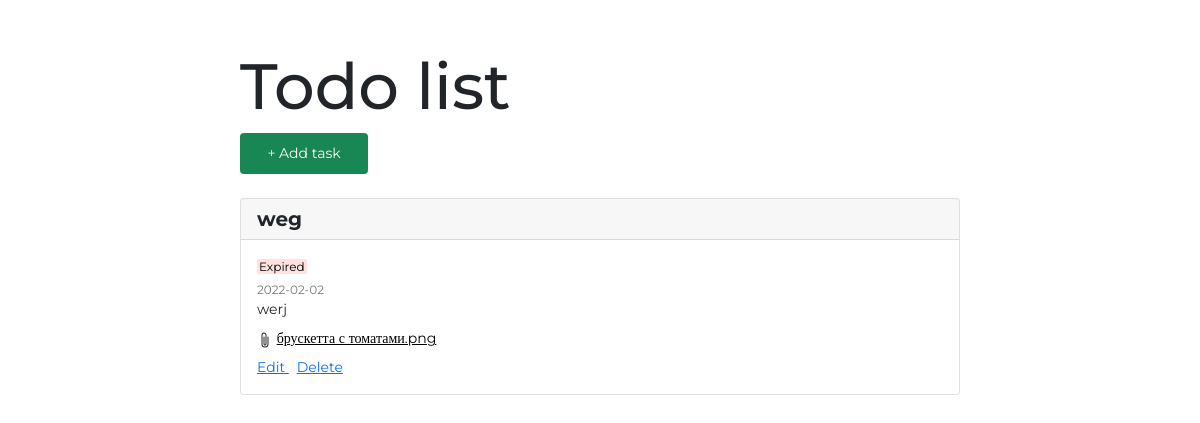
Before: / with the older database file.
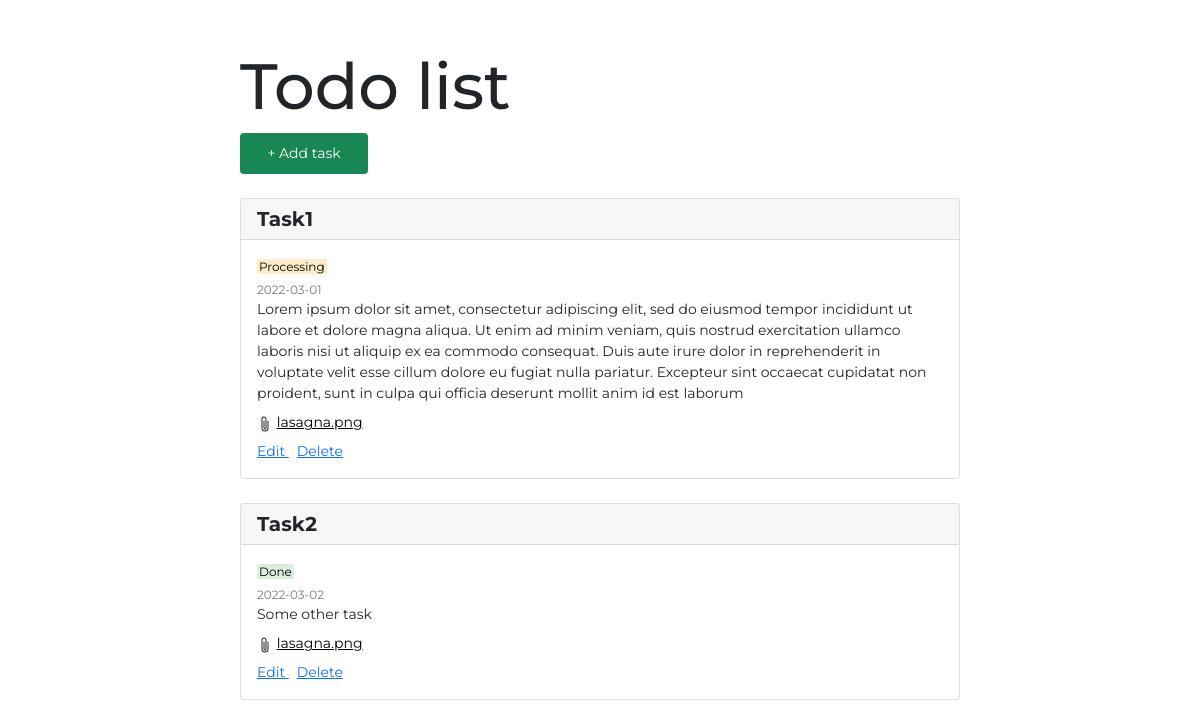
After: the same page with the newer database file.
### main.py (models this page shows, shortened)
class Task(db.Model):
    id = db.Column(db.Integer, primary_key=True)
    task_title = db.Column(db.String(40), nullable=False)
    task_text = db.Column(db.Text, nullable=False)
    date = db.Column(db.String, nullable=False)
    status_id = db.Column(db.Integer, nullable=False)
    task_files = db.relationship('File', backref='task', lazy='dynamic')

class File(db.Model):
    id = db.Column(db.Integer, primary_key=True)
    task_id = db.Column(db.Integer, db.ForeignKey('task.id'))
    file_name = db.Column(db.String(40), nullable=False)
    def __repr__(self):
        return '<File %r>' % self.id

### main.py (the view)
@app.route('/')
def main_page():
    tasks = Task.query.order_by(Task.status_id.desc()).all()
    for task in tasks:
        compare(task)
    files = File.query.all()
    print(files)
    files = [task.task_files.all() for task in tasks]
    return render_template("index.html", tasks=tasks, files=files, statuses=statuses)

### main.py (called while the page is built)
def compare(task):
    if task.status_id != 0:
        now = datetime.date.today()
        date = datetime.date.fromisoformat(task.date)
        if now > date:
            task.status_id = 2
        if now < date:
            task.status_id = 1

### templates/index.html (shortened to what this page needs)
{% extends "base.html" %}
{% block content %}
<div class="content d-flex flex-column align-items-center">
    <div class="block"><h1>Todo list</h1></div>
    <div class="block">
        <button class="btn-success" id="add-task">+ Add task</button>
    </div>
    {% for task in tasks %}
    <div class="card">
        <h5 class="card-header d-flex flex-row align-items-center">
            <b>{{task.task_title}}</b>
        </h5>
        <div class="card-body">
            <a class="status {{statuses[task.status_id]}}">{{statuses[task.status_id]}}</a>
            <p class="card-date">{{task.date}}</p>
            <p class="card-text">{{task.task_text}}</p>
            <div class="file-block">
                <svg xmlns="http://www.w3.org/2000/svg" width="16" height="16" fill="currentColor"
                     class="bi bi-paperclip" viewBox="0 0 16 16">
                    <path d="M4.5 3a2.5 2.5 0 0 1 5 0v9a1.5 1.5 0 0 1-3 0V5a.5.5 0 0 1 1 0v7a.5.5 0 0 0 1 0V3a1.5 1.5 0 1 0-3 0v9a2.5 2.5 0 0 0 5 0V5a.5.5 0 0 1 1 0v7a3.5 3.5 0 1 1-7 0V3z"/>
                </svg>
                <a href="/{{task.id}}/{{files[tasks.index(task)][0].file_name}}" class="file-link">
                    {{files[tasks.index(task)][0].file_name}}</a>
            </div>
            <a href="/{{task.id}}/update-task" class="btn-link">
                Edit
            </a>
            <a href="/{{task.id}}/delete-task" class="delete-btn btn-link">
                Delete
            </a>
        </div>
    </div>
    {% endfor %}
</div>
{% endblock %}

### templates/base.html (shortened to what this page needs)
<!doctype html>
<html lang="en">
<head>
    <link href="https://cdn.jsdelivr.net/npm/bootstrap@5.0.1/dist/css/bootstrap.min.css" rel="stylesheet"
>
    <link href="{{ url_for('static', filename='style/main.css' ) }}" rel="stylesheet">
</head>
<body>
{% block content %}{% endblock %}
</body>
</html>

### static/style/main.css (style rules this page uses)
body { font-family: Montserrat; font-size: 14px; }
h1 { font-size: 64px; }
.btn-success { width: 8rem; height: 2.6rem; border-radius: 4px; margin-bottom: 24px; border: none; }
.delete-btn { margin-left: 8px; }
.card { width: 60vw; margin-bottom: 24px; }
.block { width: 60vw; }
.status { font-size: 12px; padding-left: 2px; padding-right: 2px; border-radius: 2px; width: 10%; text-align: center; text-decoration: none; color: black; }
.card-date { font-size: 12px; color: #777777; margin-top: 4px; margin-bottom: 0; }
.file-block { margin-bottom: 8px; }
.file-link { color: black; }
.Done { background: #DBEDDB; }
.Processing { background: #FDECC8; }
.content { margin-top: 6vh; }
.card-text { margin-bottom: 8px; }

Changed rows visible on the page:
removed Task: task_title "weg", statuses "Expired", date "2022-02-02", task_text "werj"
removed File: file_name "брускетта с томатами.png"
added Task: task_title "Task1", statuses "Processing", date "2022-03-01", task_text "Lorem ipsum dolor sit amet, consectetur adipiscing elit, sed do eiusmod tempor incididunt ut labore et dolore magna aliqua. Ut enim ad minim veniam, quis nostrud exercitation ullamco laboris nisi ut aliquip ex ea commodo consequat. Duis aute irure dolor in reprehenderit in voluptate velit esse cillum dolore eu fugiat nulla pariatur. Excepteur sint occaecat cupidatat non proident, sunt in culpa qui officia deserunt mollit anim id est laborum"
now on this page (row edited): File: file_name "lasagna.png"
added Task: task_title "Task2", statuses "Done", date "2022-03-02", task_text "Some other task"
now on this page (row edited): File: file_name "lasagna.png"
